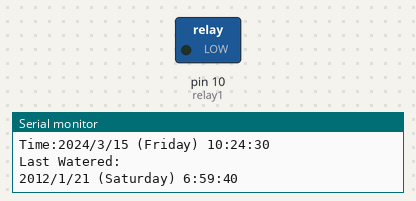
This sketch was run on a simulated Arduino Uno, built with avr-gcc and run on an emulated ATmega328P. Shown: switched loads named in the sketch (green lamp = pin HIGH), the last lines printed to the serial monitor. The local clock reads 2024-03-15 10:24:30 at power-on unless the sketch sets it.

Above: at 0.1 s.
At 3.2 s:
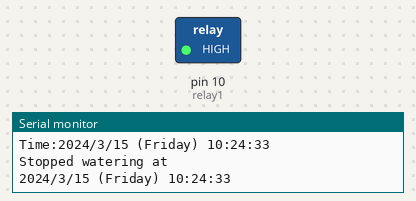
Timing chart, 0 to 4.7 s (numbered marks = the images above):
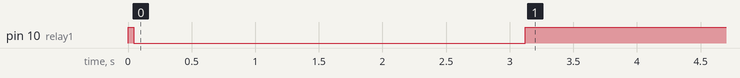

Measured:
- by itself, pin 10 (relay1): HIGH → LOW at 0.05 s, → HIGH 3.1 s later

The sketch:

waterAt8.ino
```cpp
// Date and time functions using a DS1307 RTC connected via I2C and Wire lib
#include <Wire.h>
#include <RTClib.h>


RTC_DS1307 rtc;
char daysOfTheWeek[7][12] = {"Sunday", "Monday", "Tuesday", "Wednesday", "Thursday", "Friday", "Saturday"};
int waterStopHour = 8;
bool wateringInProgress = false;
const int relay1 = 10;

DateTime lastWateredTime = DateTime(2012, 1, 21, 6, 59, 40);
void setup () {
  Serial.begin(9600);
  //delay(3000); // wait for console opening

  //Relay 1 setup
  pinMode(relay1, OUTPUT);
  //Define initial state as OFF
  digitalWrite(relay1, HIGH);

  //Real Time clock DS1307 setup
 if (! rtc.begin()) {
   Serial.println("Couldn't find RTC");
   while (1);
 }else{
  Serial.println("RTC Found");
 }
 if (! rtc.isrunning()) {
   Serial.println("RTC is NOT running!");
   // following line sets the RTC to the date & time this sketch was compiled
   rtc.adjust(DateTime(F(__DATE__), F(__TIME__)));
   // This line sets the RTC with an explicit date & time, for example to set
   // January 21, 2014 at 3am you would call:
    //rtc.adjust(DateTime(2014, 1, 21, 3, 0, 0));
 }else{
  Serial.println("RTC is running !");
  // following line sets the RTC to the date & time this sketch was compiled
   //rtc.adjust(DateTime(F(__DATE__), F(__TIME__)));

   //rtc.adjust(DateTime(2021, 1, 1, 6, 59, 50));
 }
}

bool isNextDay(){
  DateTime now = rtc.now();
  Serial.println("Last Watered:");
   Serial.print(lastWateredTime.year(), DEC);
  Serial.print('/');
  Serial.print(lastWateredTime.month(), DEC);
  Serial.print('/');
  Serial.print(lastWateredTime.day(), DEC);
  Serial.print(" (");
  Serial.print(daysOfTheWeek[lastWateredTime.dayOfTheWeek()]);
  Serial.print(") ");
  Serial.print(lastWateredTime.hour(), DEC);
  Serial.print(':');
  Serial.print(lastWateredTime.minute(), DEC);
  Serial.print(':');
  Serial.print(lastWateredTime.second(), DEC);
  Serial.println();
  if(lastWateredTime.year() == 2012){
    return true; //possible a current cut happened and default is running.
  }
  if(lastWateredTime.day()  > now.day() || lastWateredTime.month() > now.month()
      || lastWateredTime.year() > now.year()){
    return true;
  }
  return false;
}
void loop () {
 DateTime now = rtc.now();

  Serial.print("Time:");
  Serial.print(now.year(), DEC);
  Serial.print('/');
  Serial.print(now.month(), DEC);
  Serial.print('/');
  Serial.print(now.day(), DEC);
  Serial.print(" (");
  Serial.print(daysOfTheWeek[now.dayOfTheWeek()]);
  Serial.print(") ");
  Serial.print(now.hour(), DEC);
  Serial.print(':');
  Serial.print(now.minute(), DEC);
  Serial.print(':');
  Serial.print(now.second(), DEC);
  Serial.println();
 if(now.hour()>=7 && now.hour() <= 10 && !wateringInProgress && isNextDay()){
  wateringInProgress = true;
  lastWateredTime = rtc.now();
  digitalWrite(relay1, LOW); //Low switches on the relay since its in normally open mode
  Serial.println("Good morning, Plants !! Time for water");
  Serial.print(now.year(), DEC);
  Serial.print('/');
  Serial.print(now.month(), DEC);
  Serial.print('/');
  Serial.print(now.day(), DEC);
  Serial.print(" (");
  Serial.print(daysOfTheWeek[now.dayOfTheWeek()]);
  Serial.print(") ");
  Serial.print(now.hour(), DEC);
  Serial.print(':');
  Serial.print(now.minute(), DEC);
  Serial.print(':');
  Serial.print(now.second(), DEC);
  Serial.println();

  DateTime future (now + TimeSpan(0,0,0,30)); //one hour from start watering
  waterStopHour = future.second();
 }else if(now.second() >= waterStopHour && wateringInProgress){
  wateringInProgress = false;
  digitalWrite(relay1, HIGH); //HIGH switches off the relay since relay is operating at normally open mode
  Serial.println("Stopped watering at ");
  Serial.print(now.year(), DEC);
  Serial.print('/');
  Serial.print(now.month(), DEC);
  Serial.print('/');
  Serial.print(now.day(), DEC);
  Serial.print(" (");
  Serial.print(daysOfTheWeek[now.dayOfTheWeek()]);
  Serial.print(") ");
  Serial.print(now.hour(), DEC);
  Serial.print(':');
  Serial.print(now.minute(), DEC);
  Serial.print(':');
  Serial.print(now.second(), DEC);
  Serial.println();
 }
 delay(3000);
}
```
